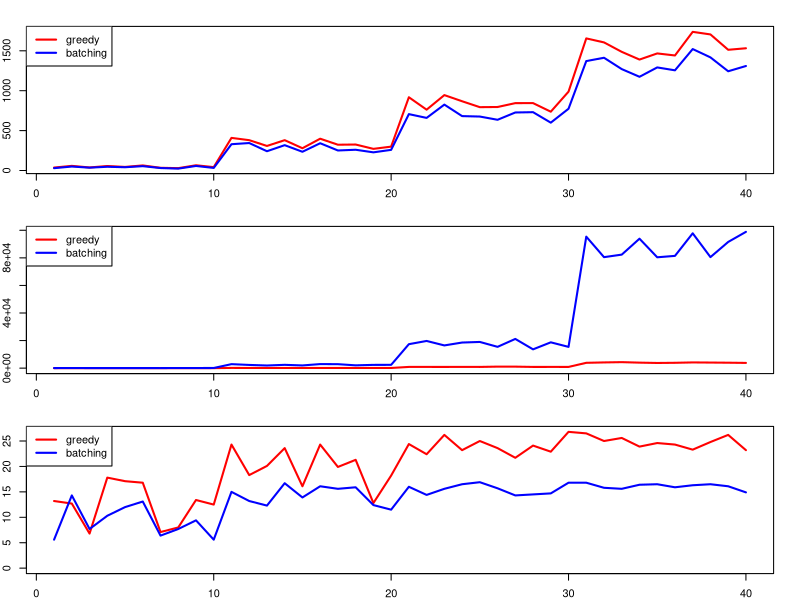
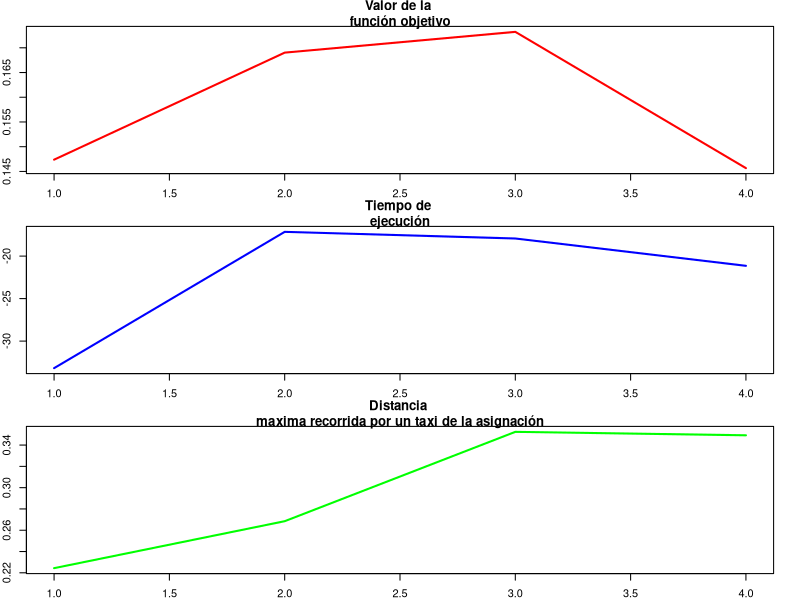
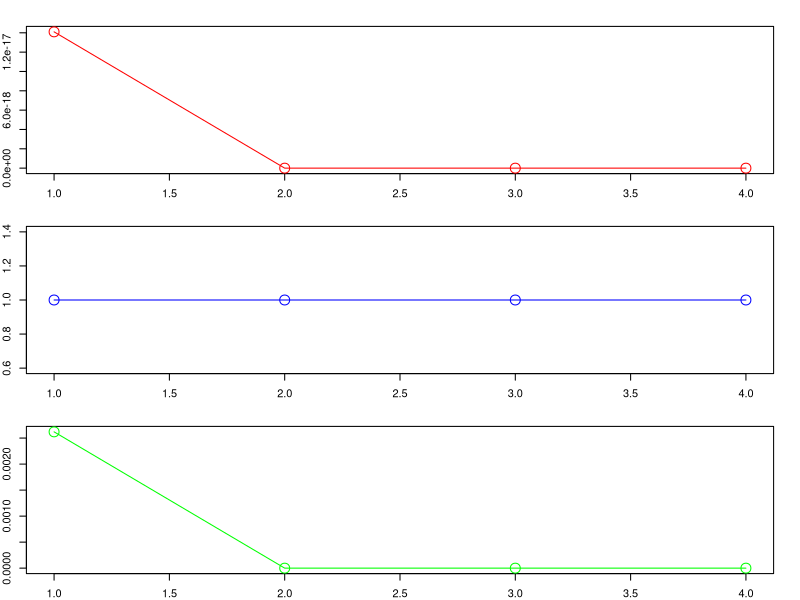
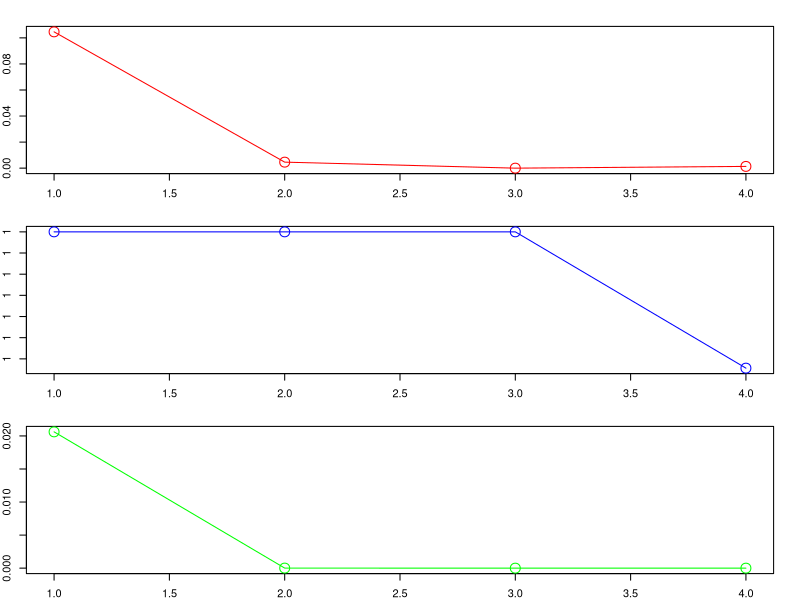

The R script that drew these images, in order:
setwd("/Users/macbookpro/Desktop/TP_TDV")
csv <- read.csv("gap.csv", header = TRUE, sep = ",")
funciones <- csv[2:7]
gap <- csv[8:10]

small <- gap[1:10, ]
medium <- gap[11:20, ]
large <- gap[21:30, ]
xl <- gap[31:40, ]


# Generate colors for each line
colors <- c("red", "blue", "green", "purple")

#grafico el valor de las métricas estudiadas con ambos métodos,
#a medida aumenta el tamaño de la entrada
par(mfrow = c(3, 1), mar = c(2, 2, 2, 2))

plot(funciones$f_obj.greedy, type = "l",
     col = colors[1], lwd = "2",
     xlab = "número de archivo",
     ylab = "valor de función objetivo")
lines(funciones$f_obj.mcf, col = colors[2], lwd = "2")
legend("topleft", legend = c("greedy", "batching"), col = colors[1:2], lwd = 2)

plot(funciones$tiempo.greedy, type = "l",
     col = colors[1], lwd = "2", ylim = c(0, max(funciones$tiempo.mcf)),
     xlab = "número de archivo",
     ylab = "tiempo de ejecución (microsegundos)")
lines(funciones$tiempo.mcf, col = colors[2], lwd = "2")
legend("topleft", legend = c("greedy", "batching"), col = colors[1:2], lwd = 2)

plot(funciones$dist_max.greedy, type = "l",
     col = colors[1], lwd = "2", ylim = c(0, max(funciones$dist_max.greedy)),
     xlab = "número de archivo",
     ylab = "distancia maxima recorrida en la asignación")
lines(funciones$dist_max.mcf, col = colors
[2], lwd = "2")
legend("topleft", legend = c("greedy", "batching"), col = colors[1:2], lwd = 2)

par(mfrow = c(1, 1))

df <- data.frame(
  z_f_obj_prom = c(mean(small$z_f_obj),
                   mean(medium$z_f_obj),
                   mean(large$z_f_obj),
                   mean(xl$z_f_obj)),
  z_tiempo_prom = c(mean(small$z_tiempo),
                    mean(medium$z_tiempo),
                    mean(large$z_tiempo),
                    mean(xl$z_tiempo)),
  z_d_max_prom = c(mean(small$z_d_max),
                   mean(medium$z_d_max),
                   mean(large$z_d_max),
                   mean(xl$z_d_max))
)

colors <- c("red", "blue", "green")


#grafico la mejora relativa de cada métrica
par(mfrow = c(3, 1), mar = c(2, 2, 2, 2))

plot(df$z_f_obj_prom, type = "l",
col = colors[1], xlab = "", ylab = "Mejora relativa", main = "Valor de la 
función objetivo", ylim = c(min(df$z_f_obj_prom), max(df$z_f_obj_prom)), 
lwd = "2")

plot(df$z_tiempo_prom, type = "l",
col = colors[2], xlab = "", ylab = "Mejora relativa", main = "Tiempo de 
ejecución", ylim = c(min(df$z_tiempo_prom), max(df$z_tiempo_prom)), lwd = "2")

plot(df$z_d_max_prom, type = "l",
col = colors[3], xlab = "", ylab = "Mejora relativa", main = "Distancia 
maxima recorrida por un taxi de la asignación",
ylim = c(min(df$z_d_max_prom), max(df$z_d_max_prom)), lwd = "2")

par(mfrow = c(1, 1))


#----------------------------------


#H0: z_f_obj = 0 (no hay mejora)
#H1: z_f_obj > 0 (hay mejora)

var_muestral_small <- var(small$z_f_obj)
media_muestral_small <- mean(small$z_f_obj)
t_obs <- (media_muestral_small - 0) / sqrt(var_muestral_small / 10)
p_valor_small_fobj <- pnorm(t_obs, lower.tail = FALSE)
print("p-valor small para test de mejora relativa de la funcion objetivo")
print(p_valor_small_fobj)

var_muestral_medium <- var(medium$z_f_obj)
media_muestral_medium <- mean(medium$z_f_obj)
t_obs <- (media_muestral_medium - 0) / sqrt(var_muestral_medium / 10)
p_valor_medium_fobj <- pnorm(t_obs, lower.tail = FALSE)
print("p-valor medium para test de mejora relativa de la funcion objetivo")
print(p_valor_medium_fobj)

var_muestral_large <- var(large$z_f_obj)
media_muestral_large<- mean(large$z_f_obj)
t_obs <- (media_muestral_large - 0) / sqrt(var_muestral_large / 10)
p_valor_large_fobj <- pnorm(t_obs, lower.tail = FALSE)
print("p-valor large para test de mejora relativa de la funcion objetivo")
print(p_valor_large_fobj)

var_muestral_xl <- var(xl$z_f_obj)
media_muestral_xl <- mean(xl$z_f_obj)
t_obs <- (media_muestral_xl - 0) / sqrt(var_muestral_xl / 10)
p_valor_xl_fobj <- pnorm(t_obs, lower.tail = FALSE)
print("p-valor xl para test de mejora relativa de la funcion objetivo")
print(p_valor_xl_fobj)

var_muestral <- var(gap$z_f_obj)
media_muestral <- mean(gap$z_f_obj)
t_obs <- (media_muestral - 0) / sqrt(var_muestral / 10)
p_valor_fobj <- pnorm(t_obs, lower.tail = FALSE)
print("p-valor total para test de mejora relativa de la funcion objetivo")
print(p_valor_fobj)



#H0: z_tiempo = 0 (no hay mejora)
#H1: z_tiempo > 0 (hay mejora)

var_muestral_small <- var(small$z_tiempo)
media_muestral_small <- mean(small$z_tiempo)
t_obs <- (media_muestral_small - 0) / sqrt(var_muestral_small / 10)
p_valor_small_tiempo <- pnorm(t_obs, lower.tail = FALSE)
print("p-valor small para test de mejora relativa del tiempo de ejecución")
print(p_valor_small_tiempo)

var_muestral_medium <- var(medium$z_tiempo)
media_muestral_medium <- mean(medium$z_tiempo)
t_obs <- (media_muestral_medium - 0) / sqrt(var_muestral_medium / 10)
p_valor_medium_tiempo <- pnorm(t_obs, lower.tail = FALSE)
print("p-valor medium para test de mejora relativa del tiempo de ejecución")
print(p_valor_medium_tiempo)

var_muestral_large <- var(large$z_tiempo)
media_muestral_large<- mean(large$z_tiempo)
t_obs <- (media_muestral_large - 0) / sqrt(var_muestral_large / 10)
p_valor_large_tiempo <- pnorm(t_obs, lower.tail = FALSE)
print("p-valor large para test de mejora relativa del tiempo de ejecución")
print(p_valor_large_tiempo)

var_muestral_xl <- var(xl$z_tiempo)
media_muestral_xl <- mean(xl$z_tiempo)
t_obs <- (media_muestral_xl - 0) / sqrt(var_muestral_xl / 10)
p_valor_xl_tiempo <- pnorm(t_obs, lower.tail = FALSE)
print("p-valor xl para test de mejora relativa
relativa del tiempo de ejecución")
print(p_valor_xl_tiempo)

var_muestral <- var(gap$z_tiempo)
media_muestral <- mean(gap$z_tiempo)
t_obs <- (media_muestral - 0) / sqrt(var_muestral / 10)
p_valor_tiempo <- pnorm(t_obs, lower.tail = FALSE)
print("p-valor total para test de mejora relativa del tiempo de ejecución")
print(p_valor_tiempo)



#H0: z_d_max = 0 (no hay mejora)
#H1: z_d_max > 0 (hay mejora)

var_muestral_small <- var(small$z_d_max)
media_muestral_small <- mean(small$z_d_max)
t_obs <- (media_muestral_small - 0) / sqrt(var_muestral_small / 10)
p_valor_small_dmax <- pnorm(t_obs, lower.tail = FALSE)
print("p-valor small para test de mejora relativa de la distancia máxima")
print(p_valor_small_dmax)

var_muestral_medium <- var(medium$z_d_max)
media_muestral_medium <- mean(medium$z_d_max)
t_obs <- (media_muestral_medium - 0) / sqrt(var_muestral_medium / 10)
p_valor_medium_dmax <- pnorm(t_obs, lower.tail = FALSE)
print("p-valor medium para test de mejora relativa de la distancia máxima")
print(p_valor_medium_dmax)

var_muestral_large <- var(large$z_d_max)
media_muestral_large<- mean(large$z_d_max)
t_obs <- (media_muestral_large - 0) / sqrt(var_muestral_large / 10)
p_valor_large_dmax <- pnorm(t_obs, lower.tail = FALSE)
print("p-valor large para test de mejora relativa de la distancia máxima")
print(p_valor_large_dmax)

var_muestral_xl <- var(xl$z_d_max)
media_muestral_xl <- mean(xl$z_d_max)
t_obs <- (media_muestral_xl - 0) / sqrt(var_muestral_xl / 10)
p_valor_xl_dmax <- pnorm(t_obs, lower.tail = FALSE)
print("p-valor xl para test de mejora relativa relativa de la distancia máxima")
print(p_valor_xl_dmax)

var_muestral <- var(gap$z_d_max)
media_muestral <- mean(gap$z_d_max)
t_obs <- (media_muestral - 0) / sqrt(var_muestral / 10)
p_valor_dmax <- pnorm(t_obs, lower.tail = FALSE)
print("p-valor total para test de mejora relativa de la distancia máxima")
print(p_valor_dmax)


#----------------------------------


p_valores_fobj <- c(p_valor_small_fobj, p_valor_medium_fobj, 
p_valor_large_fobj, p_valor_xl_fobj)

p_valores_tiempo <- c(p_valor_small_tiempo, p_valor_medium_tiempo, 
p_valor_large_tiempo, p_valor_xl_tiempo)

p_valores_dmax <- c(p_valor_small_dmax, p_valor_medium_dmax, 
p_valor_large_dmax, p_valor_xl_dmax)

par(mfrow = c(3, 1), mar = c(2, 2, 2, 2))

plot(p_valores_fobj, xlab = "", ylab = "p-valor distancia maxima",
type = "l", lwd = 1, col = colors[1])
points(p_valores_fobj, col = colors[1], cex = 2)

plot(p_valores_tiempo, xlab = "", ylab = "p-valor distancia maxima",
type = "l", lwd = 1, col = colors[2])
points(p_valores_tiempo, col = colors[2], cex = 2)

plot(p_valores_dmax, xlab = "", ylab = "p-valor distancia maxima",
type = "l", lwd = 1, col = colors[3])
points(p_valores_dmax, col = colors[3], cex = 2)

par(mfrow = c(1, 1))


#----------------------------------



#H0: f_obj.greedy - f_obj.mcf = 0
#H0: f_obj.greedy - f_obj.mcf > 0
small2 <- csv[1:10, c(2, 5)]
var_muestral_small_greedy <- var(small2$f_obj.greedy)

var_muestral_small_mcf <- var(small2$f_obj.mcf)
media_muestral_small_greedy <- mean(small2$f_obj.greedy)
media_muestral_small_mcf <- mean(small2$f_obj.mcf)
t_obs <- (media_muestral_small_greedy - 
media_muestral_small_mcf) / sqrt((var_muestral_small_greedy +
var_muestral_small_mcf) / 10)
p_valor_small_fobj <- pnorm(t_obs, lower.tail = FALSE)
print("p-valor small para la mejora de f_obj")
print(p_valor_small_fobj)

medium2 <- csv[11:20, c(2, 5)]
var_muestral_medium_greedy <- var(medium2$f_obj.greedy)
var_muestral_medium_mcf <- var(medium2$f_obj.mcf)
media_muestral_medium_greedy <- mean(medium2$f_obj.greedy)
media_muestral_medium_mcf <- mean(medium2$f_obj.mcf)
t_obs <- (media_muestral_medium_greedy - 
media_muestral_medium_mcf) / sqrt((var_muestral_medium_greedy +
var_muestral_medium_mcf) / 10)

p_valor_medium_fobj <- pnorm(t_obs, lower.tail = FALSE)
print("p-valor medium para la mejora de f_obj")
print(p_valor_medium_fobj)

large2 <- csv[21:30, c(2, 5)]
var_muestral_large_greedy <- var(large2$f_obj.greedy)
var_muestral_large_mcf <- var(large2$f_obj.mcf)
media_muestral_large_greedy <- mean(large2$f_obj.greedy)
media_muestral_large_mcf <- mean(large2$f_obj.mcf)
t_obs <- (media_muestral_large_greedy - 
media_muestral_large_mcf) / sqrt((var_muestral_large_greedy +
var_muestral_large_mcf) / 10)

p_valor_large_fobj <- pnorm(t_obs, lower.tail = FALSE)
print("p-valor large para la mejora de f_obj")
print(p_valor_large_fobj)

xl2 <- csv[31:40, c(2, 5)]
var_muestral_xl_greedy <- var(xl2$f_obj.greedy)
var_muestral_xl_mcf <- var(xl2$f_obj.mcf)
media_muestral_xl_greedy <- mean(large2$f_obj.greedy)
media_muestral_xl_mcf <- mean(large2$f_obj.mcf)
t_obs <- (media_muestral_xl_greedy - 
media_muestral_xl_mcf) / sqrt((var_muestral_xl_greedy +
var_muestral_xl_mcf) / 10)

p_valor_xl_fobj <- pnorm(t_obs, lower.tail = FALSE)
print("p-valor xl para la mejora de f_obj")
print(p_valor_xl_fobj)




#H0: tiempo.greedy - tiempo.mcf = 0
#H0: tiempo.greedy - tiempo.mcf > 0
small2 <- csv[1:10, c(3, 6)]
var_muestral_small_greedy <- var(small2$tiempo.greedy)
var_muestral_small_mcf <- var(small2$tiempo.mcf)
media_muestral_small_greedy <- mean(small2$tiempo.greedy)
media_muestral_small_mcf <- mean(small2$tiempo.mcf)
t_obs <- (media_muestral_small_greedy - 
media_muestral_small_mcf) / sqrt((var_muestral_small_greedy +
var_muestral_small_mcf) / 10)
p_valor_small_tiempo <- pnorm(t_obs, lower.tail = FALSE)
print("p-valor small para la mejora de tiempo")
print(p_valor_small_tiempo)

medium2 <- csv[11:20, c(3, 6)]
var_muestral_medium_greedy <- var(medium2$tiempo.greedy)
var_muestral_medium_mcf <- var(medium2$tiempo.mcf)
media_muestral_medium_greedy <- mean(medium2$tiempo.greedy)
media_muestral_medium_mcf <- mean(medium2$tiempo.mcf)
t_obs <- (media_muestral_medium_greedy - 
media_muestral_medium_mcf) / sqrt((var_muestral_medium_greedy +
var_muestral_medium_mcf) / 10)

p_valor_medium_tiempo <- pnorm(t_obs, lower.tail = FALSE)
print("p-valor medium para la mejora de tiempo")
print(p_valor_medium_tiempo)

large2 <- csv[21:30, c(3, 6)]
var_muestral_large_greedy <- var(large2$tiempo.greedy)
var_muestral_large_mcf <- var(large2$tiempo.mcf)
media_muestral_large_greedy <- mean(large2$tiempo.greedy)
media_muestral_large_mcf <- mean(large2$tiempo.mcf)
t_obs <- (media_muestral_large_greedy - 
media_muestral_large_mcf) / sqrt((var_muestral_large_greedy +
var_muestral_large_mcf) / 10)

p_valor_large_tiempo <- pnorm(t_obs, lower.tail = FALSE)
print("p-valor large para la mejora de tiemoo")
print(p_valor_large_tiempo)

xl2 <- csv[31:40, c(3, 6)]
var_muestral_xl_greedy <- var(xl2$tiempo.greedy)
var_muestral_xl_mcf <- var(xl2$tiempo.mcf)
media_muestral_xl_greedy <- mean(large2$tiempo.greedy)
media_muestral_xl_mcf <- mean(large2$tiempo.mcf)
t_obs <- (media_muestral_xl_greedy - 
media_muestral_xl_mcf) / sqrt((var_muestral_xl_greedy +
var_muestral_xl_mcf) / 10)

p_valor_xl_tiempo <- pnorm(t_obs, lower.tail = FALSE)
print("p-valor xl para la mejora de tiempo")
print(p_valor_xl_tiempo)





#H0: f_obj.greedy - f_obj.mcf = 0
#H0: f_obj.greedy - f_obj.mcf > 0
small2 <- csv[1:10, c(4, 7)]
var_muestral_small_greedy <- var(small2$dist_max.greedy)
var_muestral_small_mcf <- var(small2$dist_max.mcf)
media_muestral_small_greedy <- mean(small2$dist_max.greedy)
media_muestral_small_mcf <- mean(small2$dist_max.mcf)
t_obs <- (media_muestral_small_greedy - 
media_muestral_small_mcf) / sqrt((var_muestral_small_greedy +
var_muestral_small_mcf) / 10)
p_valor_small_dmax <- pnorm(t_obs, lower.tail = FALSE)
print("p-valor small para la mejora de distancia maxima")
print(p_valor_small_dmax)

medium2 <- csv[11:20, c(4, 7)]
var_muestral_medium_greedy <- var(medium2$dist_max.greedy)
var_muestral_medium_mcf <- var(medium2$dist_max.mcf)
media_muestral_medium_greedy <- mean(medium2$dist_max.greedy)
media_muestral_medium_mcf <- mean(medium2$dist_max.mcf)
t_obs <- (media_muestral_medium_greedy - 
media_muestral_medium_mcf) / sqrt((var_muestral_medium_greedy +
var_muestral_medium_mcf) / 10)

p_valor_medium_dmax <- pnorm(t_obs, lower.tail = FALSE)
print("p-valor medium para la mejora de distancia maxima")
print(p_valor_medium_dmax)

large2 <- csv[21:30, c(4, 7)]
var_muestral_large_greedy <- var(large2$dist_max.greedy)
var_muestral_large_mcf <- var(large2$dist_max.mcf)
media_muestral_large_greedy <- mean(large2$dist_max.greedy)
media_muestral_large_mcf <- mean(large2$dist_max.mcf)
t_obs <- (media_muestral_large_greedy - 
media_muestral_large_mcf) / sqrt((var_muestral_large_greedy +
var_muestral_large_mcf) / 10)

p_valor_large_dmax <- pnorm(t_obs, lower.tail = FALSE)
print("p-valor large para la mejora de distancia maxima")
print(p_valor_large_dmax)

xl2 <- csv[31:40, c(4, 7)]
var_muestral_xl_greedy <- var(xl2$dist_max.greedy)
var_muestral_xl_mcf <- var(xl2$dist_max.mcf)
media_muestral_xl_greedy <- mean(large2$dist_max.greedy)
media_muestral_xl_mcf <- mean(large2$dist_max.mcf)
t_obs <- (media_muestral_xl_greedy - 
media_muestral_xl_mcf) / sqrt((var_muestral_xl_greedy +
var_muestral_xl_mcf) / 10)

p_valor_xl_dmax <- pnorm(t_obs, lower.tail = FALSE)
print("p-valor xl para la mejora de distancia maxima")
print(p_valor_xl_dmax)


#----------------------------------


p_valores_fobj <- c(p_valor_small_fobj, p_valor_medium_fobj, 
p_valor_large_fobj, p_valor_xl_fobj)

p_valores_tiempo <- c(p_valor_small_tiempo, p_valor_medium_tiempo, 
p_valor_large_tiempo, p_valor_xl_tiempo)

p_valores_dmax <- c(p_valor_small_dmax, p_valor_medium_dmax, 
p_valor_large_dmax, p_valor_xl_dmax)

par(mfrow = c(3, 1), mar = c(2, 2, 2, 2))

plot(p_valores_fobj, xlab = "", ylab = "p-valor distancia maxima",
type = "l", lwd = 1, col = colors[1])
points(p_valores_fobj, col = colors[1], cex = 2)

plot(p_valores_tiempo, xlab = "", ylab = "p-valor distancia maxima",
type = "l", lwd = 1, col = colors[2])
points(p_valores_tiempo, col = colors[2], cex = 2)

plot(p_valores_dmax, xlab = "", ylab = "p-valor distancia maxima",
type = "l", lwd = 1, col = colors[3])
points(p_valores_dmax, col = colors[3], cex = 2)

par(mfrow = c(1, 1))
